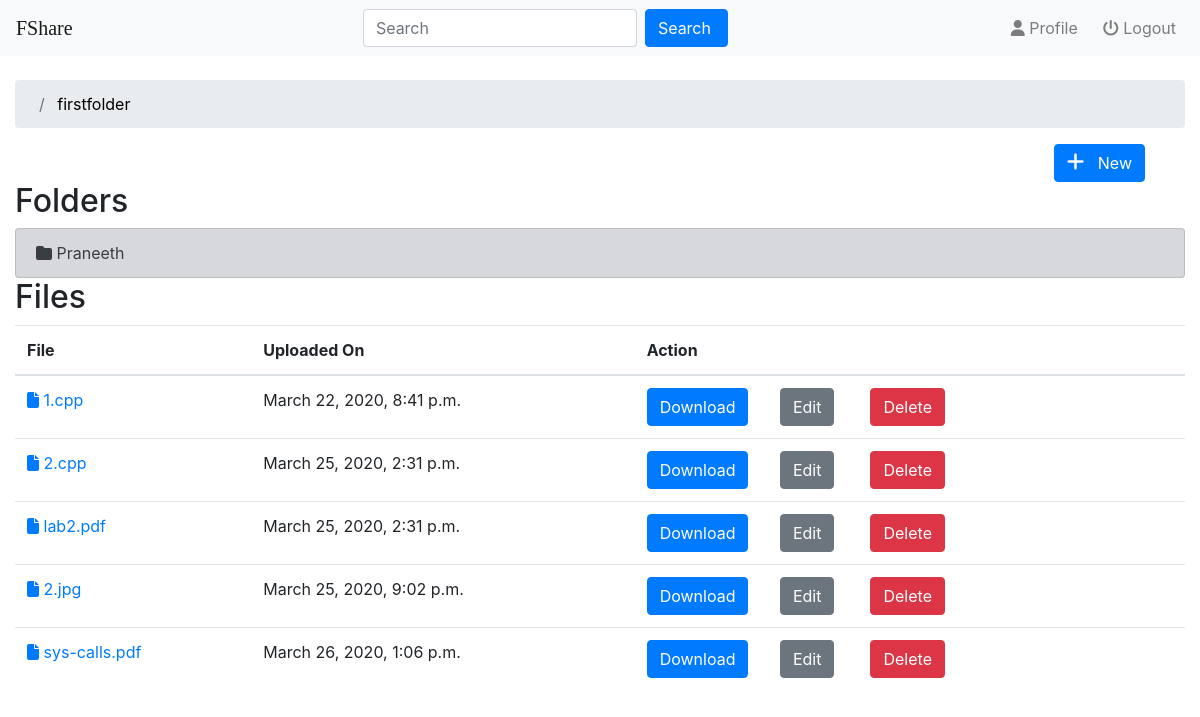
/fileshare/23/, run on an earlier commit of the app's database.
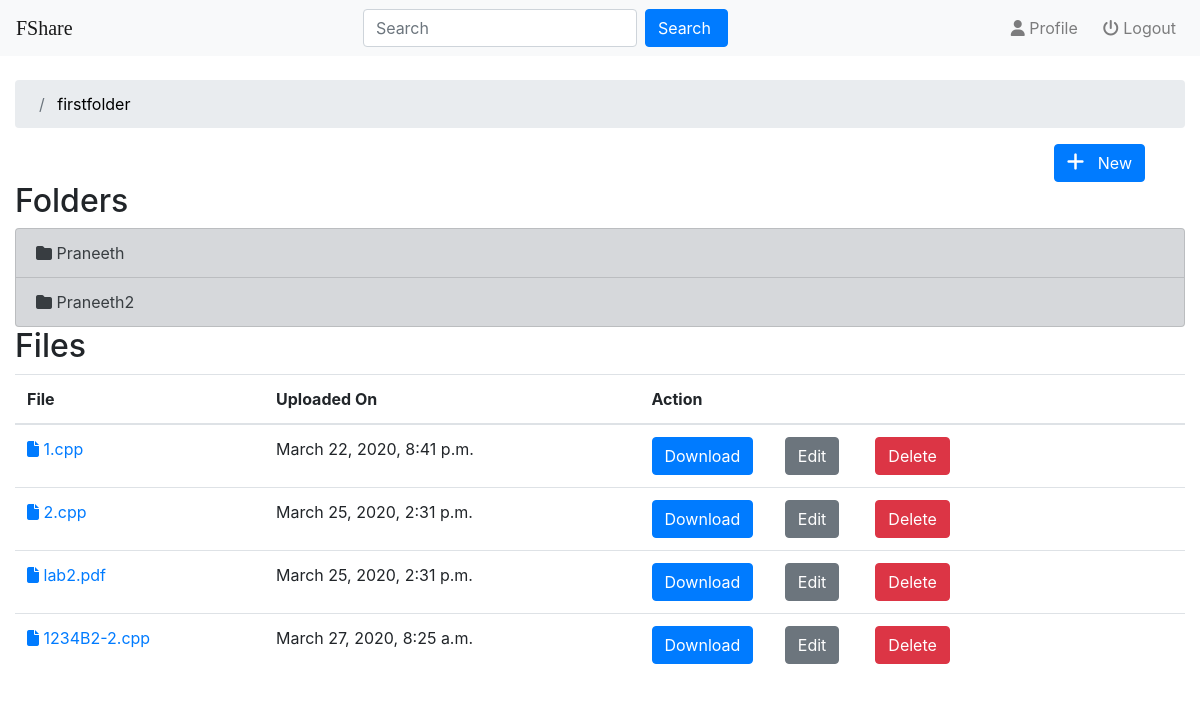
And on a later commit of the database.
### fileshare/models.py (models this page shows, shortened)
class Folder(models.Model):
    user = models.ForeignKey(User,on_delete=models.CASCADE,default=1)
    name = models.CharField(max_length=50)
    linkedfolder = models.ForeignKey("self",on_delete=models.CASCADE,null=True,blank=True)
    lastmodified = models.DateTimeField(auto_now=True)
    def __str__(self):
        return self.name

class File(models.Model):
    user = models.ForeignKey(User,on_delete=models.CASCADE,default=1)
    folder=models.ForeignKey(Folder,on_delete=models.CASCADE,null=True,blank=True)
    name = models.CharField(max_length=50,null=True,blank=True)
    file=models.FileField();
    created_on = models.DateTimeField(auto_now_add=True)

### fileshare/views.py (the view)
# urls.py: path('<int:folder_id>/',views.detail,name='detail'),
def detail(request,folder_id):
    folder = get_object_or_404(Folder,pk=folder_id)
    files = folder.file_set.all()
    folders = folder.folder_set.all()
    temp = folder
    parent_list = []
    parent_list.append(temp)
    while temp.linkedfolder:
        parent = temp.linkedfolder
        parent_list.append(parent)
        temp = parent
    active_folder = parent_list[0]
    parent_list.reverse()
    context={'folder':folder,'folders':folders,'files':files,'folder_id':folder_id,'parent_list':parent_list,'active_folder':active_folder}
    return render(request,'fileshare/details.html',context)

### fileshare/templates/fileshare/details.html (shortened to what this page needs)
{% extends 'fileshare/base.html' %}
{% block body %}
<ol class="breadcrumb">
  {% for parent in parent_list %}
    {% if parent is not active_folder %}
      <li class="breadcrumb-item"> <a href="{% url 'fileshare:detail' parent.id %}"> {{ parent }}</a> </li>
    {% else %}
    <li class="breadcrumb-item active" aria-current="page"><a href="{% url 'fileshare:detail' parent.id %}" style="color:black"> {{ parent }}</a></li>
    {% endif %}
  {% endfor %}
</ol>
<div class="dropdown" align="right" style="padding: 0px 40px 0px 0px">
    <button type="button" class="btn btn-primary " data-toggle="dropdown"><i class='fas fa-plus' style='font-size:20px'></i> &nbsp; New </button>
</div>
<h2>Folders</h2>
{% if folders %}
<div class="list-group">
  {% for f in folders %}
   <a href="{% url 'fileshare:detail' f.id %}" class="list-group-item list-group-item-action list-group-item-secondary "><i class='fas fa-folder'></i> {{ f }} </a>
  {% endfor %}
  </div>
{% else %}
  <h3> No folders here yet :( </h3>
{% endif %}
<h2>Files</h2>
{% if files %}
<div class="table-responsive">
   <table class="table table-hover">
     <thead style="border-color:white">
       <tr>
         <th>File</th>
         <th>Uploaded On</th>
         <th>Action</th>
       </tr>
     </thead>
     <tbody>
         {% for file in files %}
         <tr>
           <td> <a href="{{ file.file.url }}" target="_blank"><i class="fas fa-file"></i> {{ file.name }} </a> </td>
           <td> {{ file.created_on }}</td>
           <td>
             <a href="{% url 'fileshare:download' file.pk %}"><button type="button" class="btn btn-primary">Download</button></a>&nbsp;&nbsp;&nbsp;&nbsp;&nbsp;&nbsp;
             <a href="{% url 'fileshare:file-update' file.pk %}"> <button type="button" class="btn btn-secondary"> Edit </button> </a>&nbsp;&nbsp;&nbsp;&nbsp;&nbsp;&nbsp;
             <button type="button" class="btn btn-danger" data-toggle="modal" data-target="#myModal{{file.pk}}">Delete </button>
           </td>
         </tr>
        {% endfor %}
     </tbody>
   </table>
 </div>
{% else %}
<h3> No files here yet :( </h3>
{% endif %}
{% endblock %}

What changed in the data, as far as the page shows it:
removed File: name "2.jpg", created_on "March 25, 2020, 9:02 p.m."
removed File: name "sys-calls.pdf", created_on "March 26, 2020, 1:06 p.m."
added Folder: name "Praneeth2", shown under "Folders"
added File: name "1234B2-2.cpp", created_on "March 27, 2020, 8:25 a.m."
